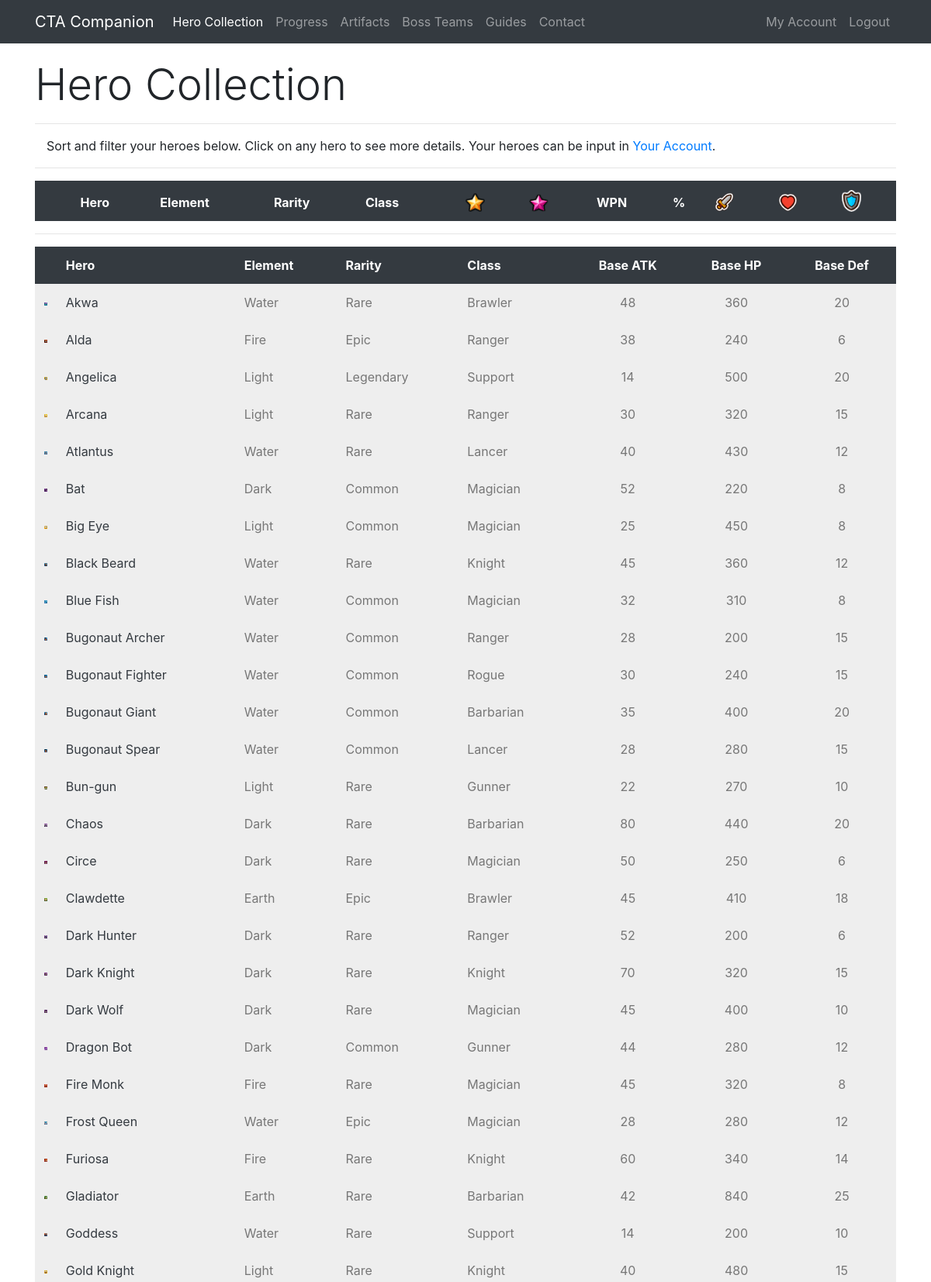
The app's page /collection/Cayumi (signed in, upper part) with its own data.
### app/models.py (models this page shows, shortened)
class Hero(db.Model):
    id = db.Column(db.Integer, primary_key=True)
    level = db.Column(db.Integer, index=True)
    awaken = db.Column(db.Integer, index=True)
    wpn = db.Column(db.Integer, index=True)
    medals = db.Column(db.Integer, index=True)
    runedAtk = db.Column(db.Integer, index=True)
    runedHp = db.Column(db.Integer, index=True)
    runedDef = db.Column(db.Integer, index=True)
    runedAps = db.Column(db.Integer, index=True)
    runedCrit = db.Column(db.Integer, index=True)
    runedCritDmg = db.Column(db.Integer, index=True)
    user_id = db.Column(db.Integer, db.ForeignKey('user.id'))
    base_id = db.Column(db.Integer, db.ForeignKey('base.id'))

class Base(db.Model):
    id = db.Column(db.Integer, primary_key=True)
    name = db.Column(db.String(32), index=True, unique=True)
    nameSafe = db.Column(db.String(32), index=True, unique=True)
    job = db.Column(db.String(16), index=True)
    rarity = db.Column(db.String(16), index=True)
    element = db.Column(db.String(16), index=True)
    gender = db.Column(db.String(16), index=True)
    crusher = db.Column(db.Integer, index=True)
    fly = db.Column(db.Integer, index=True)
    blitz = db.Column(db.Integer, index=True)
    atk = db.Column(db.Integer, index=True)
    hp = db.Column(db.Integer, index=True)
    defense = db.Column(db.Integer, index=True)
    crit = db.Column(db.Integer, index=True)
    critDmg = db.Column(db.Integer, index=True)
    movespeed = db.Column(db.Integer, index=True)
    aps = db.Column(db.Integer, index=True)
    arange = db.Column(db.Integer, index=True)
    resistance = db.Column(db.Integer, index=True)
    frenzy = db.Column(db.Integer, index=True)
    dodge = db.Column(db.Integer, index=True)
    stun = db.Column(db.Integer, index=True)
    stunTime = db.Column(db.Integer, index=True)
    aoe = db.Column(db.Integer, index=True)
    ult = db.Column(db.Integer, index=True)
    kshp = db.Column(db.Integer, index=True)
    gold = db.Column(db.Integer, index=True)
    freeze = db.Column(db.Integer, index=True)
    freezeTime = db.Column(db.Integer, index=True)
    freezeDmg = db.Column(db.Integer, index=True)
    burn = db.Column(db.Integer, index=True)
    burnTime = db.Column(db.Integer, index=True)
    burnDmg = db.Column(db.Integer, index=True)
    poison = db.Column(db.Integer, index=True)
    poisonTime = db.Column(db.Integer, index=True)
    poisonDmg = db.Column(db.Integer, index=True)
    sp2 = db.Column(db.Integer, index=True)
    sp2num = db.Column(db.Integer, index=True)
    buffElement = db.Column(db.String(16), index=True)
    buffType = db.Column(db.Integer, index=True)
    buffStat = db.Column(db.String(16), index=True)
    buff = db.Column(db.Integer, index=True)
    heroes = db.relationship('Hero', backref='baseStats', lazy='dynamic')

### app/routes.py (the view)
@app.route('/collection/<username>')
@login_required
def collection(username):
    user = User.query.filter_by(username=username).first_or_404()
    heroes = Hero.query.filter_by(player=user)
    heroactive = 1
    return render_template('collection.html', user=user, heroes=heroes, title='Hero Collection', heroactive=heroactive)

### app/models.py (called while the page is built)
@login.user_loader
def load_user(id):
    return User.query.get(int(id))

### app/templates/collection.html (shortened to what this page needs)
{% extends "base.html" %}
{% block content %}
 <div class="row pt-3">
    <div class="col-lg-12">
      <h1 class="display-4">Hero Collection</h1>
      <hr>
      <p class="instructions">Sort and filter your heroes below. Click on any hero to see more details. Your heroes can be input in <a href="{{ url_for('account', username=current_user.username) }}">Your Account</a>.</p>
        <hr>
    </div>
 </div>
  <div class="row">
    <div class="col-lg-12">
<table id="ctac" class="table table-borderless" style="width:100%">
        <thead class="thead-dark">
            <tr>
                <th data-priority="1">&nbsp;</th>
                <th data-priority="2">Hero</th>
                <th data-priority="12">Element</th>
                <th data-priority="11">Rarity</th>
                <th data-priority="10">Class</th>
                <th data-priority="3" class="text-center"><img src="{{ url_for('static', filename='star.png') }}" width="25" alt="Star Level"></th>
                <th data-priority="4" class="text-center"><img src="{{ url_for('static', filename='awaken.png') }}" width="25" alt="Awaken"></th>
                <th data-priority="5" class="text-center">WPN</th>
                <th data-priority="6" class="text-center">%</th>
                <th data-priority="7"><img src="{{ url_for('static', filename='atk.png') }}" width="25" alt="Attack"></th>
                <th data-priority="8"><img src="{{ url_for('static', filename='hp.png') }}" width="25" alt="HP"></th>
                <th data-priority="9"><img src="{{ url_for('static', filename='def.png') }}" width="25" alt="Defense"></th>
            </tr>
        </thead>
</table>
        <hr>
<table id="ctac2" class="table table-borderless" style="width:100%">
        <thead class="thead-dark">
            <tr>
                <th>&nbsp;</th>
                <th>Hero</th>
                <th>Element</th>
                <th>Rarity</th>
                <th>Class</th>
                <th class="text-center">Base ATK</th>
                <th class="text-center">Base HP</th>
                <th class="text-center">Base Def</th>
            </tr>
        </thead>
        <tbody>
        {% for i in heroes %}
        {% if i.level == 0 %}
        <tr>
            <td class="uncollected" width="25"><img class="img-fluid" src="/static/{{i.baseStats.nameSafe}}.png" alt="{{i.baseStats.name}}"></td>
            <td class="uncollected"><a class="text-dark" href="{{ url_for('hero', heroid=i.id) }}">{{ i.baseStats.name }}</a></td>
            <td class="uncollected">{{ i.baseStats.element }}</td>
            <td class="uncollected">{{ i.baseStats.rarity }}</td>
            <td class="uncollected">{{ i.baseStats.job }}</td>
            <td class="uncollected text-center">{{ i.baseStats.atk }}</td>
            <td class="uncollected text-center">{{ i.baseStats.hp }}</td>
            <td class="uncollected text-center">{{ i.baseStats.defense }}</td>
        </tr>
        {% endif %}
        {% endfor %}
        </tbody>
</table>
    </div>
  </div>
<hr><br><br>
{% endblock %}

### app/static/style.css (style rules this page uses)
.uncollected { color: #777777; background-color: #eeeeee; padding: 8px; }
.instructions { padding-left: 15px; }

### app/templates/base.html (style rules this page uses)
html { position: relative; min-height: 100%; }
body { margin-bottom: 40px; }

### records on screen
Hero: baseStats.nameSafe (picture), baseStats.name "Akwa", baseStats.element "Water", baseStats.rarity "Rare", baseStats.job "Brawler", baseStats.atk "48", baseStats.hp "360", baseStats.defense "20"
Hero: baseStats.nameSafe (picture), baseStats.name "Alda", baseStats.element "Fire", baseStats.rarity "Epic", baseStats.job "Ranger", baseStats.atk "38", baseStats.hp "240", baseStats.defense "6"
Hero: baseStats.nameSafe (picture), baseStats.name "Angelica", baseStats.element "Light", baseStats.rarity "Legendary", baseStats.job "Support", baseStats.atk "14", baseStats.hp "500", baseStats.defense "20"
Hero: baseStats.nameSafe (picture), baseStats.name "Arcana", baseStats.element "Light", baseStats.rarity "Rare", baseStats.job "Ranger", baseStats.atk "30", baseStats.hp "320", baseStats.defense "15"
Hero: baseStats.nameSafe (picture), baseStats.name "Atlantus", baseStats.element "Water", baseStats.rarity "Rare", baseStats.job "Lancer", baseStats.atk "40", baseStats.hp "430", baseStats.defense "12"
Hero: shows a picture, baseStats.name "Bat", baseStats.element "Dark", baseStats.rarity "Common", baseStats.job "Magician", baseStats.atk "52", baseStats.hp "220", baseStats.defense "8"
Hero: baseStats.nameSafe (picture), baseStats.name "Big Eye", baseStats.element "Light", baseStats.rarity "Common", baseStats.job "Magician", baseStats.atk "25", baseStats.hp "450", baseStats.defense "8"
Hero: baseStats.nameSafe (picture), baseStats.name "Black Beard", baseStats.element "Water", baseStats.rarity "Rare", baseStats.job "Knight", baseStats.atk "45", baseStats.hp "360", baseStats.defense "12"
Hero: baseStats.nameSafe (picture), baseStats.name "Blue Fish", baseStats.element "Water", baseStats.rarity "Common", baseStats.job "Magician", baseStats.atk "32", baseStats.hp "310", baseStats.defense "8"
Hero: baseStats.nameSafe (picture), baseStats.name "Bugonaut Archer", baseStats.element "Water", baseStats.rarity "Common", baseStats.job "Ranger", baseStats.atk "28", baseStats.hp "200", baseStats.defense "15"
Hero: baseStats.nameSafe (picture), baseStats.name "Bugonaut Fighter", baseStats.element "Water", baseStats.rarity "Common", baseStats.job "Rogue", baseStats.atk "30", baseStats.hp "240", baseStats.defense "15"
Hero: baseStats.nameSafe (picture), baseStats.name "Bugonaut Giant", baseStats.element "Water", baseStats.rarity "Common", baseStats.job "Barbarian", baseStats.atk "35", baseStats.hp "400", baseStats.defense "20"
Hero: baseStats.nameSafe (picture), baseStats.name "Bugonaut Spear", baseStats.element "Water", baseStats.rarity "Common", baseStats.job "Lancer", baseStats.atk "28", baseStats.hp "280", baseStats.defense "15"
Hero: baseStats.nameSafe (picture), baseStats.name "Bun-gun", baseStats.element "Light", baseStats.rarity "Rare", baseStats.job "Gunner", baseStats.atk "22", baseStats.hp "270", baseStats.defense "10"
Hero: baseStats.nameSafe (picture), baseStats.name "Chaos", baseStats.element "Dark", baseStats.rarity "Rare", baseStats.job "Barbarian", baseStats.atk "80", baseStats.hp "440", baseStats.defense "20"
Hero: baseStats.nameSafe (picture), baseStats.name "Circe", baseStats.element "Dark", baseStats.rarity "Rare", baseStats.job "Magician", baseStats.atk "50", baseStats.hp "250", baseStats.defense "6"
Hero: baseStats.nameSafe (picture), baseStats.name "Clawdette", baseStats.element "Earth", baseStats.rarity "Epic", baseStats.job "Brawler", baseStats.atk "45", baseStats.hp "410", baseStats.defense "18"
Hero: baseStats.nameSafe (picture), baseStats.name "Dark Hunter", baseStats.element "Dark", baseStats.rarity "Rare", baseStats.job "Ranger", baseStats.atk "52", baseStats.hp "200", baseStats.defense "6"
Hero: baseStats.nameSafe (picture), baseStats.name "Dark Knight", baseStats.element "Dark", baseStats.rarity "Rare", baseStats.job "Knight", baseStats.atk "70", baseStats.hp "320", baseStats.defense "15"
Hero: baseStats.nameSafe (picture), baseStats.name "Dark Wolf", baseStats.element "Dark", baseStats.rarity "Rare", baseStats.job "Magician", baseStats.atk "45", baseStats.hp "400", baseStats.defense "10"
Hero: baseStats.nameSafe (picture), baseStats.name "Dragon Bot", baseStats.element "Dark", baseStats.rarity "Common", baseStats.job "Gunner", baseStats.atk "44", baseStats.hp "280", baseStats.defense "12"
Hero: baseStats.nameSafe (picture), baseStats.name "Fire Monk", baseStats.element "Fire", baseStats.rarity "Rare", baseStats.job "Magician", baseStats.atk "45", baseStats.hp "320", baseStats.defense "8"
Hero: baseStats.nameSafe (picture), baseStats.name "Frost Queen", baseStats.element "Water", baseStats.rarity "Epic", baseStats.job "Magician", baseStats.atk "28", baseStats.hp "280", baseStats.defense "12"
Hero: baseStats.nameSafe (picture), baseStats.name "Furiosa", baseStats.element "Fire", baseStats.rarity "Rare", baseStats.job "Knight", baseStats.atk "60", baseStats.hp "340", baseStats.defense "14"
Hero: baseStats.nameSafe (picture), baseStats.name "Gladiator", baseStats.element "Earth", baseStats.rarity "Rare", baseStats.job "Barbarian", baseStats.atk "42", baseStats.hp "840", baseStats.defense "25"
Hero: baseStats.nameSafe (picture), baseStats.name "Goddess", baseStats.element "Water", baseStats.rarity "Rare", baseStats.job "Support", baseStats.atk "14", baseStats.hp "200", baseStats.defense "10"
Hero: baseStats.nameSafe (picture), baseStats.name "Gold Knight", baseStats.element "Light", baseStats.rarity "Rare", baseStats.job "Knight", baseStats.atk "40", baseStats.hp "480", baseStats.defense "15"
